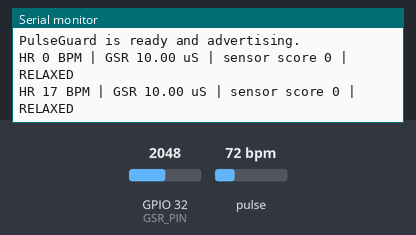
This sketch was run on a simulated ESP32. On the bench: the last lines printed to the serial monitor. The test bench sets the inputs (shaded band); at power-on: GPIO 32 (GSR_PIN) = 2048, pulse 72 bpm. Nothing arrives over Bluetooth unless stated; a phone connects over Bluetooth LE 3 s after start.

Above: at 11.2 s.
11.3 s: GPIO 32 (GSR_PIN) set to 457
At 13.9 s:
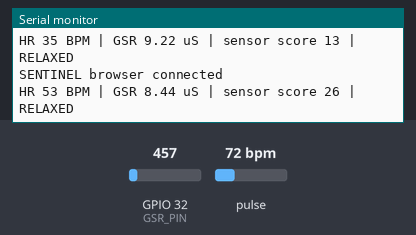
14.3 s: GPIO 32 (GSR_PIN) set to 376
At 15.9 s:
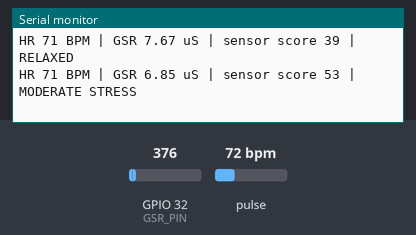
Timing chart, 0 to 17.4 s (numbered marks = the images above; inputs shaded):
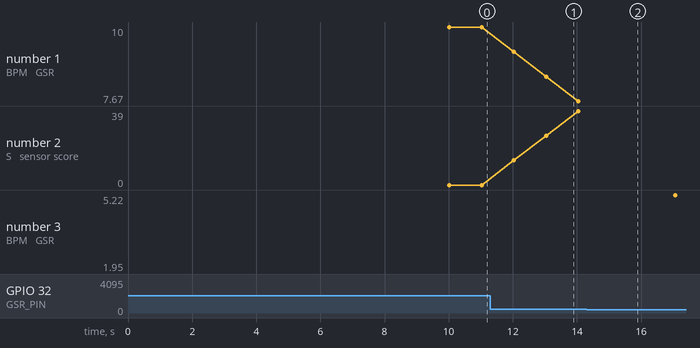

Measured:
- the behaviour switches between 412 and 411 on GPIO 32 (GSR_PIN) (found by bisection; images 1 and 2)
- after the input at 11.3 s, the serial monitor: prints a new line after 0.73 s (image 1)
- after the input at 14.3 s, the serial monitor: prints a new line after 0.75 s (image 2)
- plotted number 1: 10 → 7.67 after the input at 11.3 s
- plotted number 2: 0 → 39 after the input at 11.3 s

The sketch:

PulseGuard.ino
```cpp
#include <Wire.h>
#include <BLEDevice.h>
#include <BLEUtils.h>
#include <BLEServer.h>
#include <BLE2902.h>
#include "MAX30105.h"
#include "heartRate.h"

// SENTINEL / PulseGuard ESP32 firmware
// Streams once per second for the live UI. The web app stores one aggregate
// sample every 30 seconds to keep the Firestore history compact.

const int GSR_PIN = 32;
const int GSR_SMOOTH_SIZE = 10;
int gsrReadings[GSR_SMOOTH_SIZE];
int gsrIndex = 0;
long gsrTotal = 0;
int baseline = 0;

MAX30105 particleSensor;
const byte RATE_SIZE = 4;
byte rates[RATE_SIZE];
byte rateSpot = 0;
long lastBeat = 0;
float beatsPerMinute = 0;
int beatAvg = 0;

unsigned long lastPublish = 0;
const unsigned long PUBLISH_INTERVAL_MS = 1000;

#define SERVICE_UUID "0000180d-0000-1000-8000-00805f9b34fb"
#define BPM_CHAR_UUID "00002a37-0000-1000-8000-00805f9b34fb"
#define STRESS_CHAR_UUID "00002a06-0000-1000-8000-00805f9b34fb"
#define GSR_CHAR_UUID "12345678-1234-5678-1234-56789abcdef0"

BLECharacteristic *bpmCharacteristic;
BLECharacteristic *stressCharacteristic;
BLECharacteristic *gsrCharacteristic;
bool deviceConnected = false;

class ServerCallbacks : public BLEServerCallbacks {
  void onConnect(BLEServer *server) override {
    deviceConnected = true;
    Serial.println("SENTINEL browser connected");
  }

  void onDisconnect(BLEServer *server) override {
    deviceConnected = false;
    BLEDevice::startAdvertising();
    Serial.println("Disconnected; advertising resumed");
  }
};

void setup() {
  Serial.begin(115200);
  Wire.begin();

  Serial.println("Hold still and relax for the 10-second GSR baseline.");
  long total = 0;
  for (int i = 0; i < 100; i++) {
    total += analogRead(GSR_PIN);
    delay(100);
  }
  baseline = total / 100;
  for (int i = 0; i < GSR_SMOOTH_SIZE; i++) {
    gsrReadings[i] = baseline;
    gsrTotal += baseline;
  }

  if (!particleSensor.begin(Wire, I2C_SPEED_FAST)) {
    Serial.println("MAX30105 not found. Check wiring and power.");
    while (true) delay(1000);
  }
  particleSensor.setup();
  particleSensor.setPulseAmplitudeRed(0x0A);
  particleSensor.setPulseAmplitudeGreen(0);

  BLEDevice::init("PulseGuard");
  BLEServer *server = BLEDevice::createServer();
  server->setCallbacks(new ServerCallbacks());
  BLEService *service = server->createService(BLEUUID(SERVICE_UUID), 30);

  bpmCharacteristic = service->createCharacteristic(
    BPM_CHAR_UUID,
    BLECharacteristic::PROPERTY_READ | BLECharacteristic::PROPERTY_NOTIFY
  );
  bpmCharacteristic->addDescriptor(new BLE2902());

  stressCharacteristic = service->createCharacteristic(
    STRESS_CHAR_UUID,
    BLECharacteristic::PROPERTY_READ | BLECharacteristic::PROPERTY_NOTIFY
  );
  stressCharacteristic->addDescriptor(new BLE2902());
  stressCharacteristic->setValue("RELAXED");

  gsrCharacteristic = service->createCharacteristic(
    GSR_CHAR_UUID,
    BLECharacteristic::PROPERTY_READ | BLECharacteristic::PROPERTY_NOTIFY
  );
  gsrCharacteristic->addDescriptor(new BLE2902());

  service->start();
  BLEAdvertising *advertising = BLEDevice::getAdvertising();
  advertising->addServiceUUID(SERVICE_UUID);
  advertising->setScanResponse(true);
  BLEDevice::startAdvertising();
  Serial.println("PulseGuard is ready and advertising.");
}

void loop() {
  long irValue = particleSensor.getIR();
  if (checkForBeat(irValue)) {
    long delta = millis() - lastBeat;
    lastBeat = millis();
    beatsPerMinute = 60.0 / (delta / 1000.0);
    if (beatsPerMinute > 20 && beatsPerMinute < 255) {
      rates[rateSpot++] = (byte)beatsPerMinute;
      rateSpot %= RATE_SIZE;
      beatAvg = 0;
      for (byte i = 0; i < RATE_SIZE; i++) beatAvg += rates[i];
      beatAvg /= RATE_SIZE;
    }
  }

  unsigned long now = millis();
  if (now - lastPublish < PUBLISH_INTERVAL_MS) return;
  lastPublish = now;

  int rawGsr = analogRead(GSR_PIN);
  gsrTotal -= gsrReadings[gsrIndex];
  gsrReadings[gsrIndex] = rawGsr;
  gsrTotal += rawGsr;
  gsrIndex = (gsrIndex + 1) % GSR_SMOOTH_SIZE;
  int smoothedGsr = gsrTotal / GSR_SMOOTH_SIZE;
  float gsrMicroSiemens = (smoothedGsr / 4095.0) * 20.0;

  int difference = smoothedGsr - baseline;
  int stressScore = constrain(map(abs(difference), 0, 1200, 0, 100), 0, 100);
  const char *arousal = stressScore > 70 ? "HIGH STRESS" : stressScore > 40 ? "MODERATE STRESS" : "RELAXED";
  bool fingerPresent = irValue >= 50000;
  uint8_t bpm = fingerPresent ? (uint8_t)beatAvg : 0;

  Serial.printf("HR %d BPM | GSR %.2f uS | sensor score %d | %s\n", bpm, gsrMicroSiemens, stressScore, arousal);
  if (!deviceConnected) return;

  // Standard Heart Rate Measurement format: flags byte followed by 8-bit BPM.
  uint8_t heartRatePacket[2] = { 0x00, bpm };
  bpmCharacteristic->setValue(heartRatePacket, sizeof(heartRatePacket));
  bpmCharacteristic->notify();

  // Preserve two decimal places as an unsigned 16-bit centi-microsiemens value.
  uint16_t gsrCentiMicroSiemens = (uint16_t)round(gsrMicroSiemens * 100.0);
  gsrCharacteristic->setValue((uint8_t *)&gsrCentiMicroSiemens, sizeof(gsrCentiMicroSiemens));
  gsrCharacteristic->notify();

  stressCharacteristic->setValue(arousal);
  stressCharacteristic->notify();
}
```
